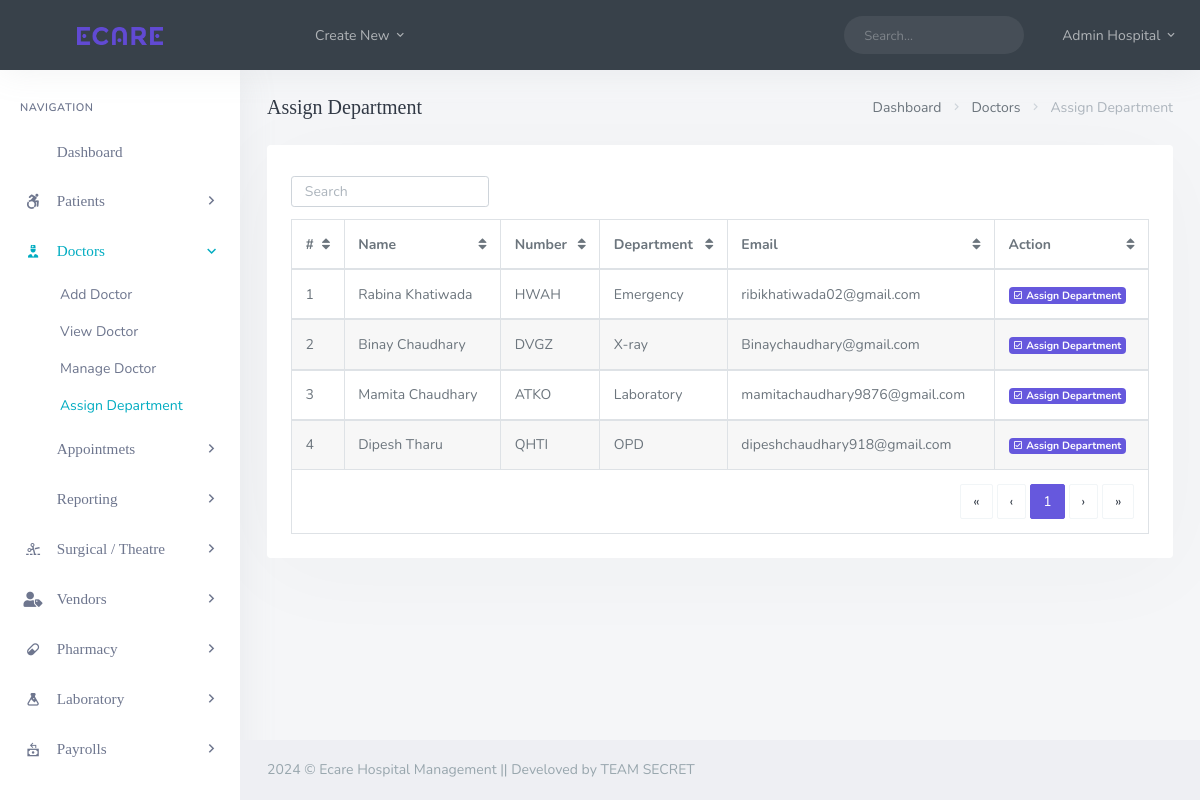
/backend/admin/his_admin_assaign_dept.php (signed in), run on the app's committed database.
### tables this page shows
CREATE TABLE `his_admin` (
  `ad_id` int(20) NOT NULL,
  `ad_fname` varchar(200) DEFAULT NULL,
  `ad_lname` varchar(200) DEFAULT NULL,
  `ad_email` varchar(200) DEFAULT NULL,
  `ad_pwd` varchar(200) DEFAULT NULL,
  `ad_dpic` varchar(200) DEFAULT NULL
);

CREATE TABLE `his_docs` (
  `doc_id` int(20) NOT NULL,
  `doc_fname` varchar(200) DEFAULT NULL,
  `doc_lname` varchar(200) DEFAULT NULL,
  `doc_email` varchar(200) DEFAULT NULL,
  `doc_pwd` varchar(200) DEFAULT NULL,
  `doc_dept` varchar(200) DEFAULT NULL,
  `doc_number` varchar(200) DEFAULT NULL,
  `doc_dpic` varchar(200) DEFAULT NULL,
  `otp` varchar(6) DEFAULT NULL,
  `otp_expiry` datetime DEFAULT NULL
);

### backend/admin/his_admin_assaign_dept.php (the view, shortened to what this page needs)
<?php
  include('assets/inc/config.php');
?>
<!DOCTYPE html>
<html lang="en">
<?php include('assets/inc/head.php');?>
    <body>
        <div id="wrapper">
                <?php include('assets/inc/nav.php');?>
                <?php include("assets/inc/sidebar.php");?>
            <div class="content-page">
                <div class="content">
                    <div class="container-fluid">
                        <div class="row">
                            <div class="col-12">
                                <div class="page-title-box">
                                    <div class="page-title-right">
                                        <ol class="breadcrumb m-0">
                                            <li class="breadcrumb-item"><a href="javascript: void(0);">Dashboard</a></li>
                                            <li class="breadcrumb-item"><a href="javascript: void(0);">Doctors</a></li>
                                            <li class="breadcrumb-item active">Assign Department</li>
                                        </ol>
                                    </div>
                                    <h4 class="page-title">Assign Department</h4>
                                </div>
                            </div>
                        </div>
                        <div class="row">
                            <div class="col-12">
                                <div class="card-box">
                                    <div class="mb-2">
                                        <div class="row">
                                            <div class="col-12 text-sm-center form-inline" >
                                                <div class="form-group">
                                                    <input id="demo-foo-search" type="text" placeholder="Search" class="form-control form-control-sm" autocomplete="on">
                                                </div>
                                            </div>
                                        </div>
                                    </div>
                                    <div class="table-responsive">
                                        <table id="demo-foo-filtering" class="table table-bordered toggle-circle mb-0" data-page-size="7">
                                            <thead>
                                            <tr>
                                                <th>#</th>
                                                <th data-toggle="true">Name</th>
                                                <th data-hide="phone">Number</th>
                                                <th data-hide="phone">Department</th>
                                                <th data-hide="phone">Email</th>
                                                <th data-hide="phone">Action</th>
                                            </tr>
                                            </thead>
                                            <?php
                                                $ret="SELECT * FROM  his_docs  ORDER BY RAND() ";
                                                $stmt= $mysqli->prepare($ret) ;
                                                $stmt->execute() ;
                                                $res=$stmt->get_result();
                                                $cnt=1;
                                                while($row=$res->fetch_object())
                                                {
                                            ?>
                                                <tbody>
                                                <tr>
                                                    <td><?php echo $cnt;?></td>
                                                    <td><?php echo $row->doc_fname;?> <?php echo $row->doc_lname;?></td>
                                                    <td><?php echo $row->doc_number;?></td>
                                                    <td><?php echo $row->doc_dept;?></td>
                                                    <td><?php echo $row->doc_email;?></td>
                                                    <td>
                                                        <a href="his_admin_assaign_single_employee.php?doc_id=<?php echo $row->doc_id;?>" class="badge badge-primary"><i class="mdi mdi-check-box-outline "></i> Assign Department</a>
                                                    </td>
                                                </tr>
                                                </tbody>
                                            <?php  $cnt = $cnt +1 ; }?>
                                            <tfoot>
                                            <tr class="active">
                                                <td colspan="8">
                                                    <div class="text-right">
                                                        <ul class="pagination pagination-rounded justify-content-end footable-pagination m-t-10 mb-0"></ul>
                                                    </div>
                                                </td>
                                            </tr>
                                            </tfoot>
                                        </table>
                                    </div>
                                </div>
                            </div>
                        </div>
                    </div>
                </div>
                 <?php include('assets/inc/footer.php');?>
            </div>
        </div>
    </body>
</html>

### backend/admin/assets/inc/nav.php (shortened to what this page needs)
<?php
    $aid=$_SESSION['ad_id'];
    $ret="select * from his_admin where ad_id=?";
    $stmt= $mysqli->prepare($ret) ;
    $stmt->bind_param('i',$aid);
    $stmt->execute() ;
    $res=$stmt->get_result();
    while($row=$res->fetch_object())
    {
?>
    <div class="navbar-custom">
        <ul class="list-unstyled topnav-menu float-right mb-0">
            <li class="d-none d-sm-block">
                <form class="app-search">
                    <div class="app-search-box">
                        <div class="input-group">
                            <input type="text" class="form-control" placeholder="Search...">
                            <div class="input-group-append">
                                <button class="btn" type="submit">
                                    <i class="fe-search"></i>
                                </button>
                            </div>
                        </div>
                    </div>
                </form>
            </li>
            <li class="dropdown notification-list">
                <a class="nav-link dropdown-toggle nav-user mr-0 waves-effect waves-light" data-toggle="dropdown" href="#" role="button" aria-haspopup="false" aria-expanded="false">
                    <span class="pro-user-name ml-1">
                        <?php echo $row->ad_fname;?> <?php echo $row->ad_lname;?> <i class="mdi mdi-chevron-down"></i>
                    </span>
                </a>
            </li>
        </ul>
        <div class="logo-box">
            <a href="his_admin_dashboard.php" class="logo text-center">
                <span class="logo-lg">
                    <img src="assets/images/abc.png" alt="" height="18">
                </span>
            </a>
        </div>
        <ul class="list-unstyled topnav-menu topnav-menu-left m-0">
            <li>
                <button class="button-menu-mobile waves-effect waves-light">
                    <i class="fe-menu"></i>
                </button>
            </li>
            <li class="dropdown d-none d-lg-block">
                <a class="nav-link dropdown-toggle waves-effect waves-light" data-toggle="dropdown" href="#" role="button" aria-haspopup="false" aria-expanded="false">
                    Create New
                    <i class="mdi mdi-chevron-down"></i>
                </a>
            </li>
        </ul>
    </div>
<?php }?>

### data on the page
his_admin: ad_fname "Admin", ad_lname "Hospital"
his_docs: doc_fname "Rabina", doc_lname "Khatiwada", doc_number "HWAH", doc_dept "Emergency", doc_email "ribikhatiwada02@gmail.com"
his_docs: doc_fname "Binay", doc_lname "Chaudhary", doc_number "DVGZ", doc_dept "X-ray", doc_email "Binaychaudhary@gmail.com"
his_docs: doc_fname "Mamita", doc_lname "Chaudhary", doc_number "ATKO", doc_dept "Laboratory", doc_email "mamitachaudhary9876@gmail.com"
his_docs: doc_fname "Dipesh", doc_lname "Tharu", doc_number "QHTI", doc_dept "OPD", doc_email "dipeshchaudhary918@gmail.com"
